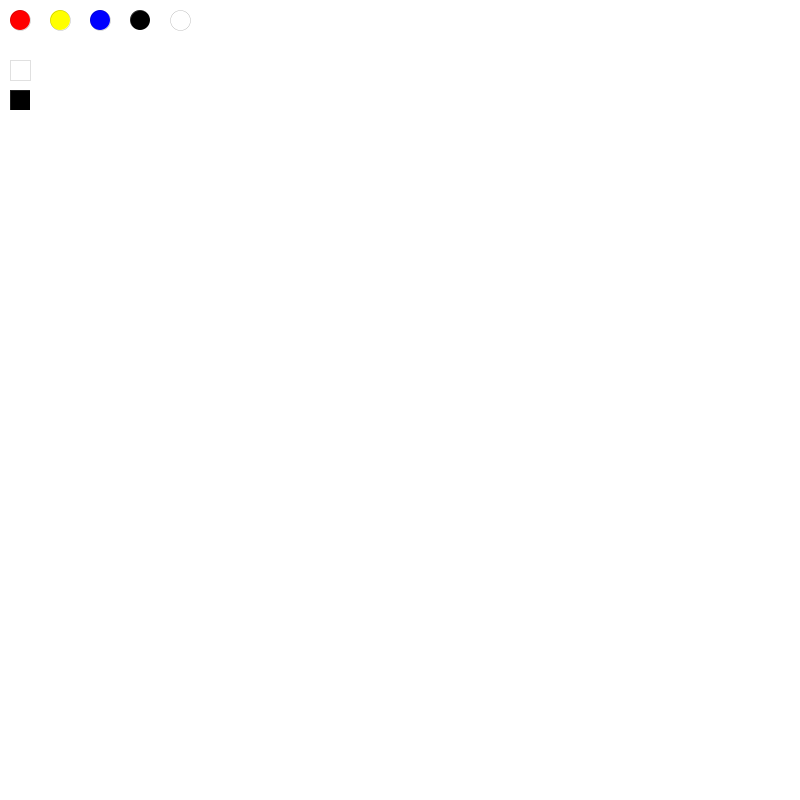
Frame 1 (no input)
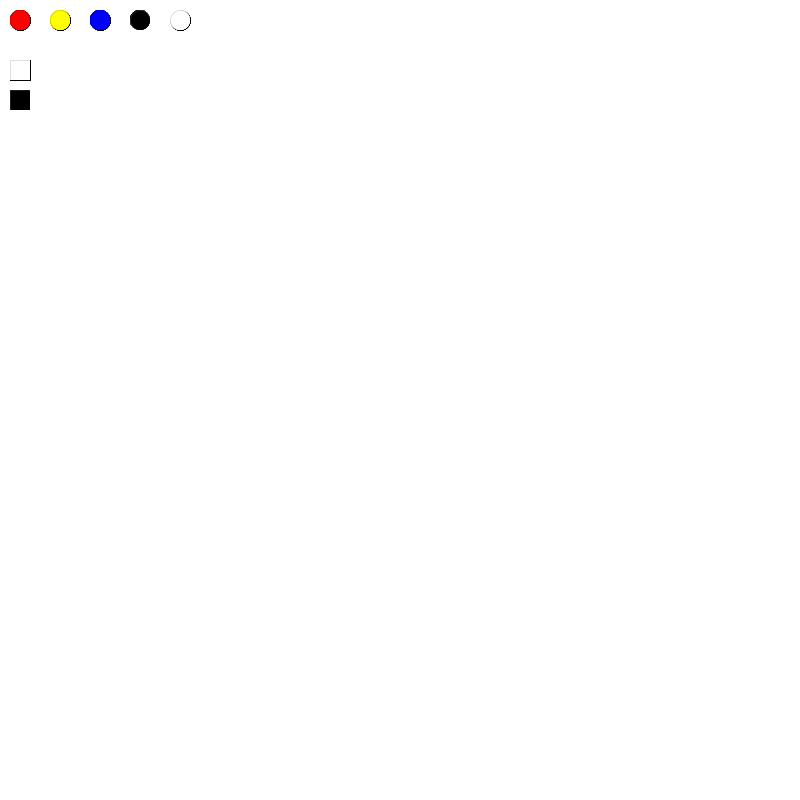
Frame 60 (the mouse pressed at the canvas centre just before this capture)
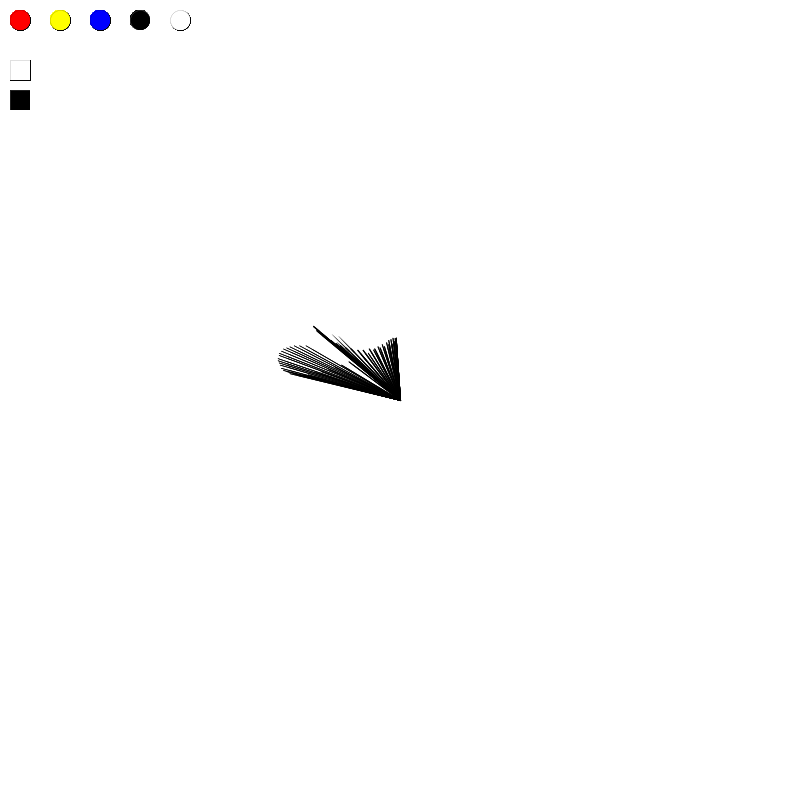
Frame 120 (the mouse held since frame 60 and released just before this capture)

The Processing sketch that drew these frames (run headless with seeded random() and noise(); from frame 60 on, the mouse is pressed at the canvas centre):

// Processing sketch: processing_45169
// ── processing_45169.pde

int oldMouseX, oldMouseY;
color myPenStroke;
int myPenWeight;
float[] x = new float[101];
float[] y = new float[101];
float xt = 0.0;
float yt = 100000.0;
float inc = 0.01;
float ox,oy;
// for stroke color
float cs = 0.0;

void setup(){
  size(800,800);
  background(255);
  smooth();
  oldMouseX=0;
  oldMouseY=0;
  myPenStroke = color(0,0,0);
  myPenWeight=1;
  
  for (int j=0;j<101;j++){
x[j]=width/101*j;
y[j]=height/2;
  
}
}

void draw(){
  move(x,y);
  float x = noise(xt)*width;
  float y = noise(yt)*height;
  xt+=inc;
  yt+=inc;
  stroke(myPenStroke);
  strokeWeight(cs);
  cs+=inc;
  if(cs>2){
    cs=inc;
  }
  if(mousePressed && mouseX>50 && mouseX <=780 && mouseY>50 && mouseY<=780){
      curve(mouseX,mouseY,x,y,x,y,x,y);
      curve(mouseX,mouseY,x,y,x,y,x,y);
      curve(x,y,x,y,x,y,x,y);
            follow();
            
  }
     
   if(mousePressed && mouseX>50 && mouseX <=780 && mouseY>50 && mouseY<=780){
      curve(mouseX,mouseY,mouseX,mouseY,x,y,x,y);
      curve(mouseX,mouseY,mouseX,mouseY,x,y,x,y);
      curve(x,y,mouseX,mouseY,x,y,mouseX,mouseY);

  
            follow();
  }

 //red button
fill(255,0,0);
stroke(0);
strokeWeight(0);
ellipse  (20,20,20,20);
if(mousePressed && dist(20,20,mouseX,mouseY) < 20) {
myPenStroke = color(255,0,0);
}
//yellow button
fill(255,255,0);
stroke(0);
ellipse(60,20,20,20);
if(mousePressed && dist(60,20,mouseX,mouseY) < 20) {
myPenStroke = color(255,255,0);
}
//blue button
fill(0,0,255);
stroke(0);
ellipse(100,20,20,20);
if(mousePressed && dist(100,20,mouseX,mouseY) < 20) {
myPenStroke = color(0,0,255);
}
//black
fill(0);
stroke(255);
ellipse(140,20,20,20);
if(mousePressed && dist(140,20,mouseX,mouseY) < 20) {
myPenStroke = color(0);
}
//eraser
fill(255);
stroke(0);
strokeWeight(0);
ellipse(180,20,20,20);
if(mousePressed && dist(180,20,mouseX,mouseY) < 20) {
myPenStroke = color(255);
}

//clear screen
fill(255);
stroke(0);
rect(10,60,20,20);
if(mousePressed) {
if(mouseX > 10 &&mouseX <30 && mouseY > 60&&mouseY<80){
background(255);
}
}

//clear screen black
fill(0);
stroke(255);
rect(10,90,20,20);
if(mousePressed) {
if(mouseX > 10 &&mouseX <30 && mouseY > 90&&mouseY<110){
background(0);
}
}

}

  
void follow(){
x[100]=x[100]+(mouseX-x[100]);
y[100]=y[100]+(mouseY-y[100]);
}




void move(float[] X,float[] Y){
for(int j=0;j<100;j++){
X[j]+=(X[j+1]-X[j]);
Y[j]+=(Y[j+1]-Y[j]);
}

}
